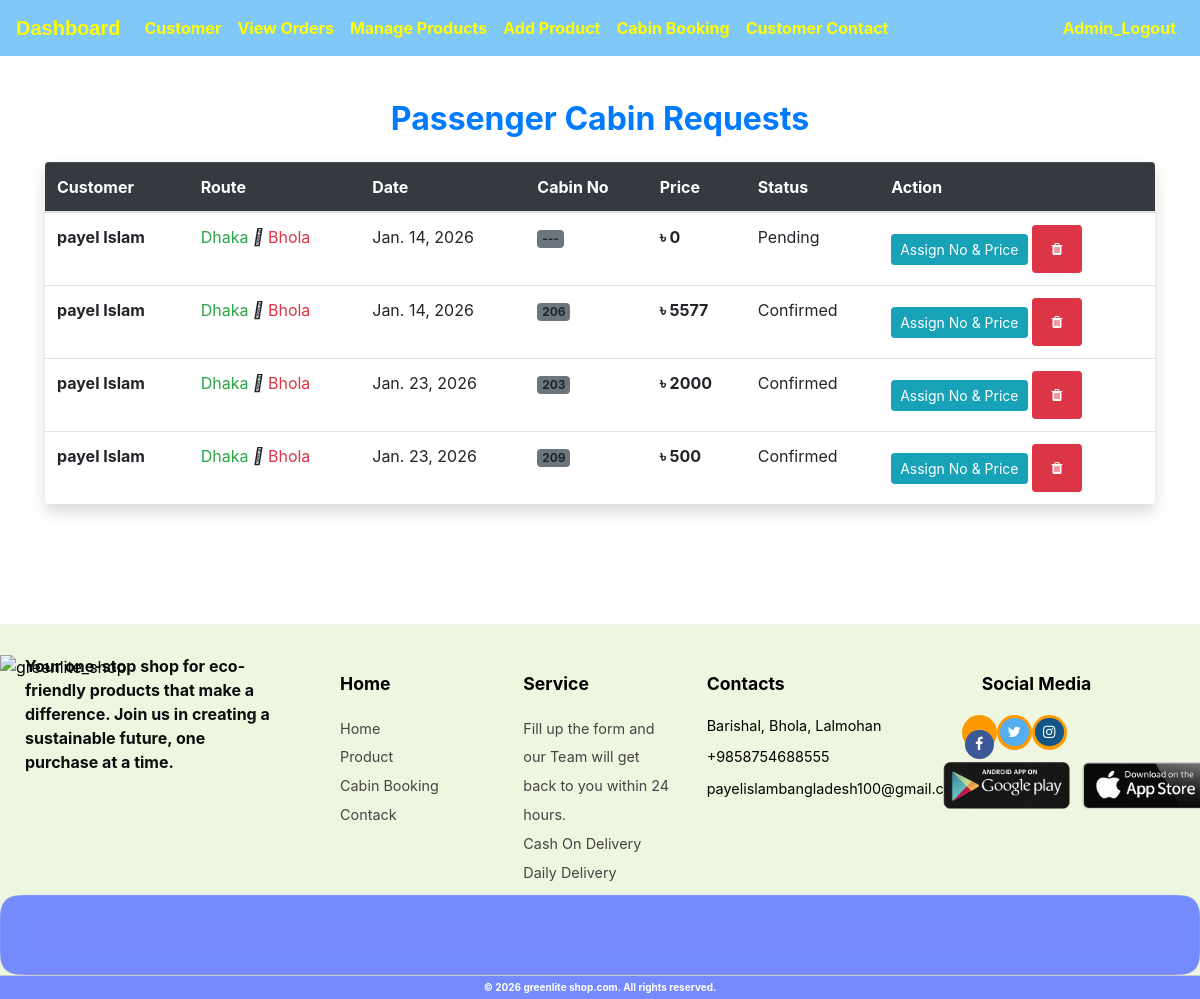
The app's page /admin-cabin-booking (signed in), older data.
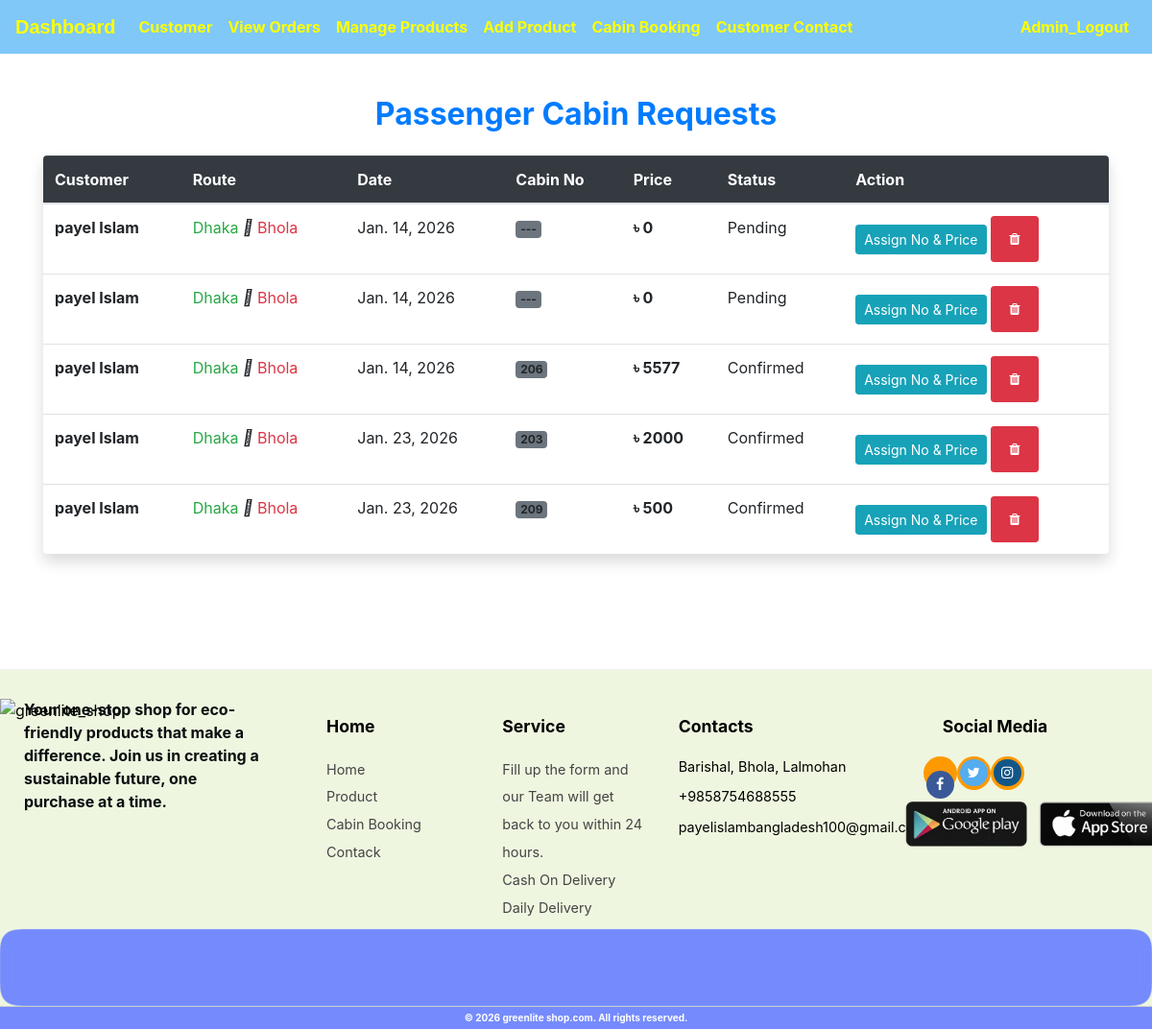
The same page, newer data.
### ecom/models.py (models this page shows, shortened)
class CabinBooking(models.Model):
    STATUS = (('Pending','Pending'), ('Confirmed','Confirmed'), ('Cancelled','Cancelled'))
    customer = models.ForeignKey('Customer', on_delete=models.CASCADE, null=True)
    source = models.CharField(max_length=100, null=True)
    destination = models.CharField(max_length=100, null=True)
    cabin_type = models.CharField(max_length=100)
    booking_date = models.DateField()
    cabin_no = models.CharField(max_length=20, null=True, blank=True)
    assigned_price = models.PositiveIntegerField(null=True, blank=True)
    message = models.TextField(null=True, blank=True)
    status = models.CharField(max_length=50, default='Pending', choices=STATUS)
    created_at = models.DateTimeField(auto_now_add=True)

class Customer(models.Model):
    user=models.OneToOneField(User,on_delete=models.CASCADE)
    profile_pic= models.ImageField(upload_to='profile_pic/CustomerProfilePic/',null=True,blank=True)
    address = models.CharField(max_length=40)
    mobile = models.CharField(max_length=20,null=False)
    @property
    def get_name(self):
        return self.user.first_name+" "+self.user.last_name

### ecom/views.py (the view)
# urls.py: path('admin-cabin-booking', views.admin_cabin_booking_view, name='admin-cabin-booking'),
@login_required(login_url='adminlogin')
def admin_cabin_booking_view(request):
    bookings = models.CabinBooking.objects.all().order_by('-id')
    return render(request, 'ecom/admin_cabin_booking.html', {'bookings': bookings})

### templates/ecom/admin_cabin_booking.html
{% extends 'ecom/admin_base.html' %}
{% block content %}
<div class="container" style="margin-top: 100px;">
    <h2 class="text-center text-primary mb-4"><b>Passenger Cabin Requests</b></h2>
    <div class="table-responsive shadow rounded bg-white">
        <table class="table table-hover align-middle mb-0">
            <thead class="table-dark">
                <tr>
                    <th>Customer</th>
                    <th>Route</th>
                    <th>Date</th>
                    <th>Cabin No</th>
                    <th>Price</th>
                    <th>Status</th>
                    <th>Action</th>
                </tr>
            </thead>
            <tbody>
                {% for b in bookings %}
                <tr>
                    <td><b>{{ b.customer.get_name }}</b></td>
                    <td><span class="text-success">{{ b.source }}</span> <i class="fas fa-arrow-right"></i> <span class="text-danger">{{ b.destination }}</span></td>
                    <td>{{ b.booking_date }}</td>
                    <td><span class="badge bg-secondary">{{ b.cabin_no|default:"---" }}</span></td>
                    <td><b>৳ {{ b.assigned_price|default:"0" }}</b></td>
                    <td>
                        {% if b.status == 'Pending' %}<span class="label label-warning">Pending</span>
                        {% elif b.status == 'Confirmed' %}<span class="label label-success">Confirmed</span>
                        {% else %}<span class="label label-danger">Cancelled</span>{% endif %}
                    </td>
                    <td>
                        <a href="{% url 'admin-confirm-cabin' b.id %}" class="btn btn-sm btn-info">Assign No & Price</a>
                        <a href="{% url 'delete-cabin' b.id %}" class="btn btn-sm btn-danger"><i class="fa fa-trash"></i></a>
                    </td>
                </tr>
                {% endfor %}
            </tbody>
        </table>
    </div>
</div>
{% endblock content %}

Row changes from the older to the newer data that the page shows:
added CabinBooking: customer.get_name "payel Islam", source "Dhaka", destination "Bhola", booking_date "Jan. 14, 2026", cabin_no "---", assigned_price "0", status "Pending"
